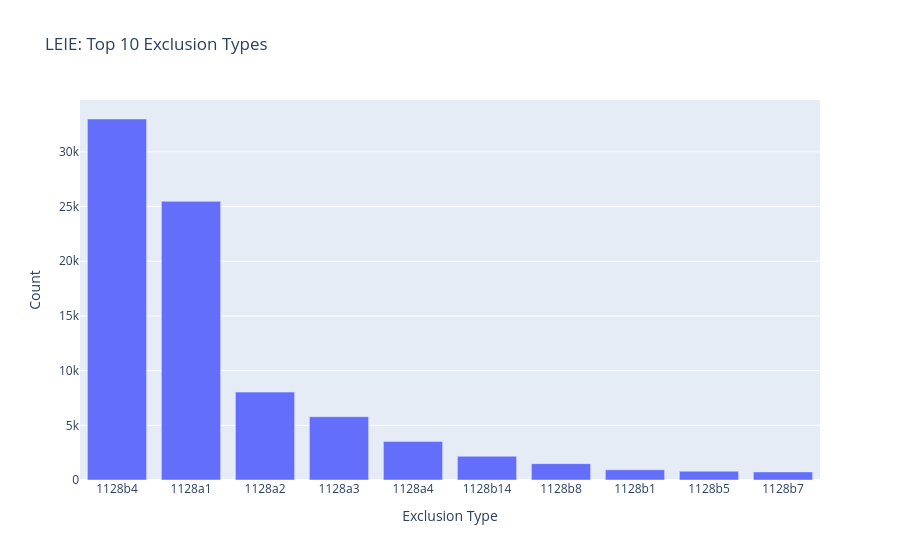
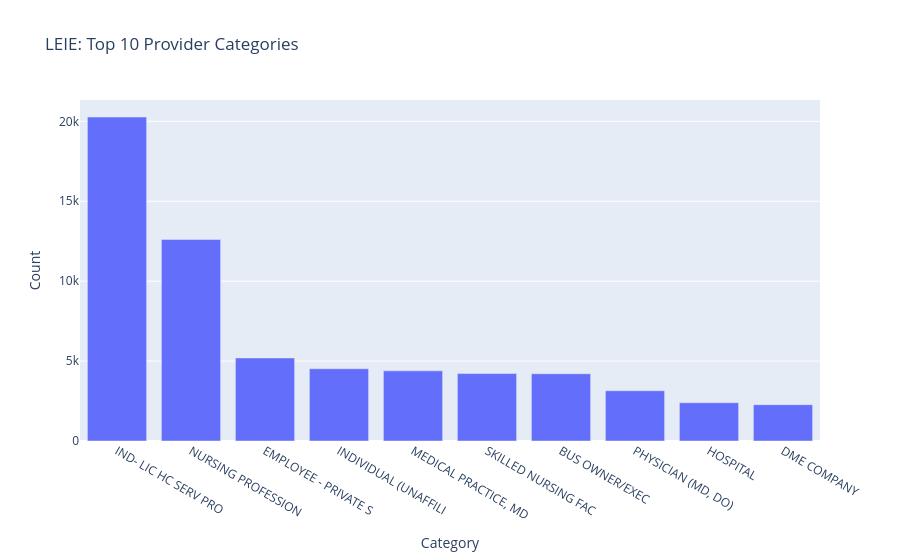
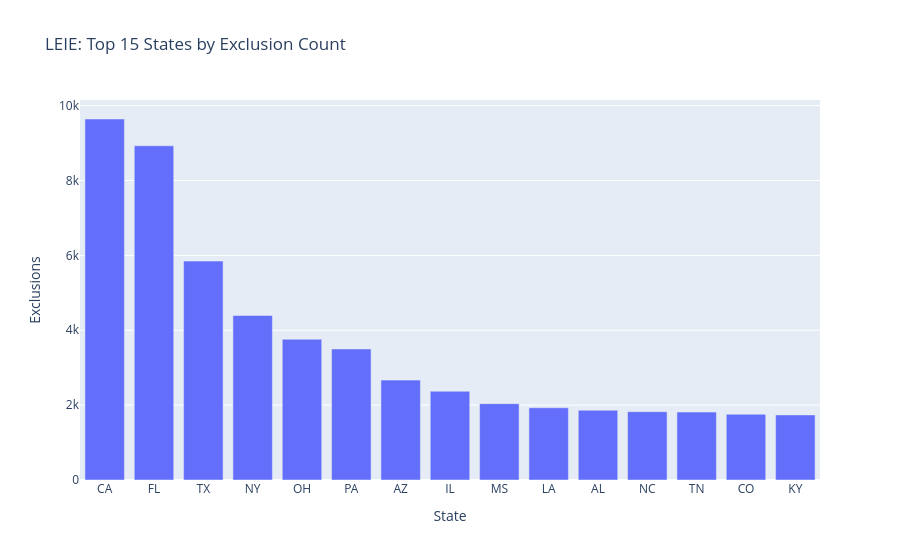

The cell these charts' notebook holds for them, in order:
### Code cell
# LEIE visualizations

# Top exclusion types
fig1 = px.bar(
    leie["EXCLTYPE"].value_counts().head(10).reset_index(),
    x="EXCLTYPE", y="count",
    title="LEIE: Top 10 Exclusion Types",
    labels={"EXCLTYPE": "Exclusion Type", "count": "Count"}
)
fig1.show()

# Top provider categories
fig2 = px.bar(
    leie["GENERAL"].value_counts().head(10).reset_index(),
    x="GENERAL", y="count",
    title="LEIE: Top 10 Provider Categories",
    labels={"GENERAL": "Category", "count": "Count"}
)
fig2.show()

# Exclusions by state
state_counts = leie["STATE"].value_counts().head(15).reset_index()
fig3 = px.bar(
    state_counts, x="STATE", y="count",
    title="LEIE: Top 15 States by Exclusion Count",
    labels={"STATE": "State", "count": "Exclusions"}
)
fig3.show()

### Figure 1 — Plotly figure (JSON) as saved in the notebook; plotly's stock layout.template omitted (floating-point values rounded to 4 significant figures)
{"data": [{"hovertemplate": "Exclusion Type=%{x}<br>Count=%{y}<extra></extra>", "legendgroup": "", "marker": {"color": "#636efa", "pattern": {"shape": ""}}, "name": "", "orientation": "v", "showlegend": false, "textposition": "auto", "type": "bar", "x": ["1128b4", "1128a1", "1128a2", "1128a3", "1128a4", "1128b14", "1128b8", "1128b1", "1128b5", "1128b7"], "xaxis": "x", "y": [33008, 25482, 8037, 5785, 3530, 2167, 1497, 932, 804, 736], "yaxis": "y"}], "layout": {"barmode": "relative", "legend": {"tracegroupgap": 0}, "title": {"text": "LEIE: Top 10 Exclusion Types"}, "xaxis": {"anchor": "y", "domain": [0.0, 1.0], "title": {"text": "Exclusion Type"}}, "yaxis": {"anchor": "x", "domain": [0.0, 1.0], "title": {"text": "Count"}}}}

### Figure 2 — Plotly figure (JSON) as saved in the notebook; plotly's stock layout.template omitted (floating-point values rounded to 4 significant figures)
{"data": [{"hovertemplate": "Category=%{x}<br>Count=%{y}<extra></extra>", "legendgroup": "", "marker": {"color": "#636efa", "pattern": {"shape": ""}}, "name": "", "orientation": "v", "showlegend": false, "textposition": "auto", "type": "bar", "x": ["IND- LIC HC SERV PRO", "NURSING PROFESSION", "EMPLOYEE - PRIVATE S", "INDIVIDUAL (UNAFFILI", "MEDICAL PRACTICE, MD", "SKILLED NURSING FAC", "BUS OWNER/EXEC", "PHYSICIAN (MD, DO)", "HOSPITAL", "DME COMPANY"], "xaxis": "x", "y": [20268, 12608, 5197, 4522, 4388, 4220, 4207, 3145, 2396, 2274], "yaxis": "y"}], "layout": {"barmode": "relative", "legend": {"tracegroupgap": 0}, "title": {"text": "LEIE: Top 10 Provider Categories"}, "xaxis": {"anchor": "y", "domain": [0.0, 1.0], "title": {"text": "Category"}}, "yaxis": {"anchor": "x", "domain": [0.0, 1.0], "title": {"text": "Count"}}}}

### Figure 3 — Plotly figure (JSON) as saved in the notebook; plotly's stock layout.template omitted (floating-point values rounded to 4 significant figures)
{"data": [{"hovertemplate": "State=%{x}<br>Exclusions=%{y}<extra></extra>", "legendgroup": "", "marker": {"color": "#636efa", "pattern": {"shape": ""}}, "name": "", "orientation": "v", "showlegend": false, "textposition": "auto", "type": "bar", "x": ["CA", "FL", "TX", "NY", "OH", "PA", "AZ", "IL", "MS", "LA", "AL", "NC", "TN", "CO", "KY"], "xaxis": "x", "y": [9643, 8928, 5847, 4394, 3759, 3500, 2668, 2370, 2040, 1930, 1863, 1825, 1814, 1756, 1739], "yaxis": "y"}], "layout": {"barmode": "relative", "legend": {"tracegroupgap": 0}, "title": {"text": "LEIE: Top 15 States by Exclusion Count"}, "xaxis": {"anchor": "y", "domain": [0.0, 1.0], "title": {"text": "State"}}, "yaxis": {"anchor": "x", "domain": [0.0, 1.0], "title": {"text": "Exclusions"}}}}
